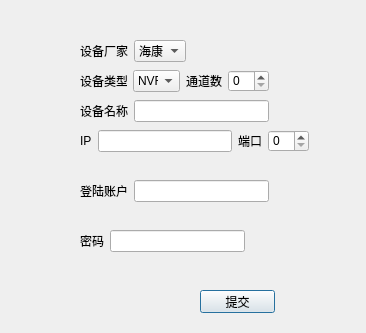
<?xml version="1.0" encoding="UTF-8"?>
<ui version="4.0">
 <class>DeviceForm</class>
 <widget class="QDialog" name="DeviceForm">
  <property name="geometry">
   <rect>
    <x>0</x>
    <y>0</y>
    <width>366</width>
    <height>333</height>
   </rect>
  </property>
  <property name="windowTitle">
   <string>Dialog</string>
  </property>
  <widget class="QPushButton" name="submitButton">
   <property name="geometry">
    <rect>
     <x>200</x>
     <y>290</y>
     <width>75</width>
     <height>23</height>
    </rect>
   </property>
   <property name="text">
    <string>提交</string>
   </property>
  </widget>
  <widget class="QWidget" name="layoutWidget">
   <property name="geometry">
    <rect>
     <x>80</x>
     <y>40</y>
     <width>106</width>
     <height>22</height>
    </rect>
   </property>
   <layout class="QHBoxLayout" name="horizontalLayout">
    <item>
     <widget class="QLabel" name="label_2">
      <property name="text">
       <string>设备厂家</string>
      </property>
     </widget>
    </item>
    <item>
     <widget class="QComboBox" name="modeComboBox">
      <item>
       <property name="text">
        <string>海康</string>
       </property>
      </item>
      <item>
       <property name="text">
        <string>大华</string>
       </property>
      </item>
     </widget>
    </item>
   </layout>
  </widget>
  <widget class="QWidget" name="layoutWidget">
   <property name="geometry">
    <rect>
     <x>80</x>
     <y>70</y>
     <width>189</width>
     <height>22</height>
    </rect>
   </property>
   <layout class="QHBoxLayout" name="horizontalLayout_2">
    <item>
     <widget class="QLabel" name="label_5">
      <property name="text">
       <string>设备类型</string>
      </property>
     </widget>
    </item>
    <item>
     <widget class="QComboBox" name="typeComboBox">
      <item>
       <property name="text">
        <string>NVR</string>
       </property>
      </item>
      <item>
       <property name="text">
        <string>IPC</string>
       </property>
      </item>
     </widget>
    </item>
    <item>
     <widget class="QLabel" name="label_9">
      <property name="text">
       <string>通道数</string>
      </property>
     </widget>
    </item>
    <item>
     <widget class="QSpinBox" name="channalCountSpinBox"/>
    </item>
   </layout>
  </widget>
  <widget class="QWidget" name="layoutWidget">
   <property name="geometry">
    <rect>
     <x>80</x>
     <y>100</y>
     <width>189</width>
     <height>22</height>
    </rect>
   </property>
   <layout class="QHBoxLayout" name="horizontalLayout_3">
    <item>
     <widget class="QLabel" name="label_8">
      <property name="text">
       <string>设备名称</string>
      </property>
     </widget>
    </item>
    <item>
     <widget class="QLineEdit" name="namelineEdit"/>
    </item>
   </layout>
  </widget>
  <widget class="QWidget" name="layoutWidget">
   <property name="geometry">
    <rect>
     <x>80</x>
     <y>130</y>
     <width>229</width>
     <height>22</height>
    </rect>
   </property>
   <layout class="QHBoxLayout" name="horizontalLayout_4">
    <item>
     <widget class="QLabel" name="label_7">
      <property name="text">
       <string>IP</string>
      </property>
     </widget>
    </item>
    <item>
     <widget class="QLineEdit" name="ipLineEdit"/>
    </item>
    <item>
     <widget class="QLabel" name="label_3">
      <property name="text">
       <string>端口</string>
      </property>
     </widget>
    </item>
    <item>
     <widget class="QSpinBox" name="portSpinBox"/>
    </item>
   </layout>
  </widget>
  <widget class="QWidget" name="layoutWidget">
   <property name="geometry">
    <rect>
     <x>80</x>
     <y>180</y>
     <width>189</width>
     <height>22</height>
    </rect>
   </property>
   <layout class="QHBoxLayout" name="horizontalLayout_5">
    <item>
     <widget class="QLabel" name="label_4">
      <property name="text">
       <string>登陆账户</string>
      </property>
     </widget>
    </item>
    <item>
     <widget class="QLineEdit" name="accounLineEdit"/>
    </item>
   </layout>
  </widget>
  <widget class="QWidget" name="layoutWidget">
   <property name="geometry">
    <rect>
     <x>80</x>
     <y>230</y>
     <width>165</width>
     <height>22</height>
    </rect>
   </property>
   <layout class="QHBoxLayout" name="horizontalLayout_6">
    <item>
     <widget class="QLabel" name="label_6">
      <property name="text">
       <string>密码</string>
      </property>
     </widget>
    </item>
    <item>
     <widget class="QLineEdit" name="passwordLineEdit"/>
    </item>
   </layout>
  </widget>
  <widget class="QLabel" name="warnmingLable">
   <property name="geometry">
    <rect>
     <x>80</x>
     <y>270</y>
     <width>54</width>
     <height>12</height>
    </rect>
   </property>
   <property name="text">
    <string/>
   </property>
  </widget>
 </widget>
 <resources/>
 <connections/>
</ui>
